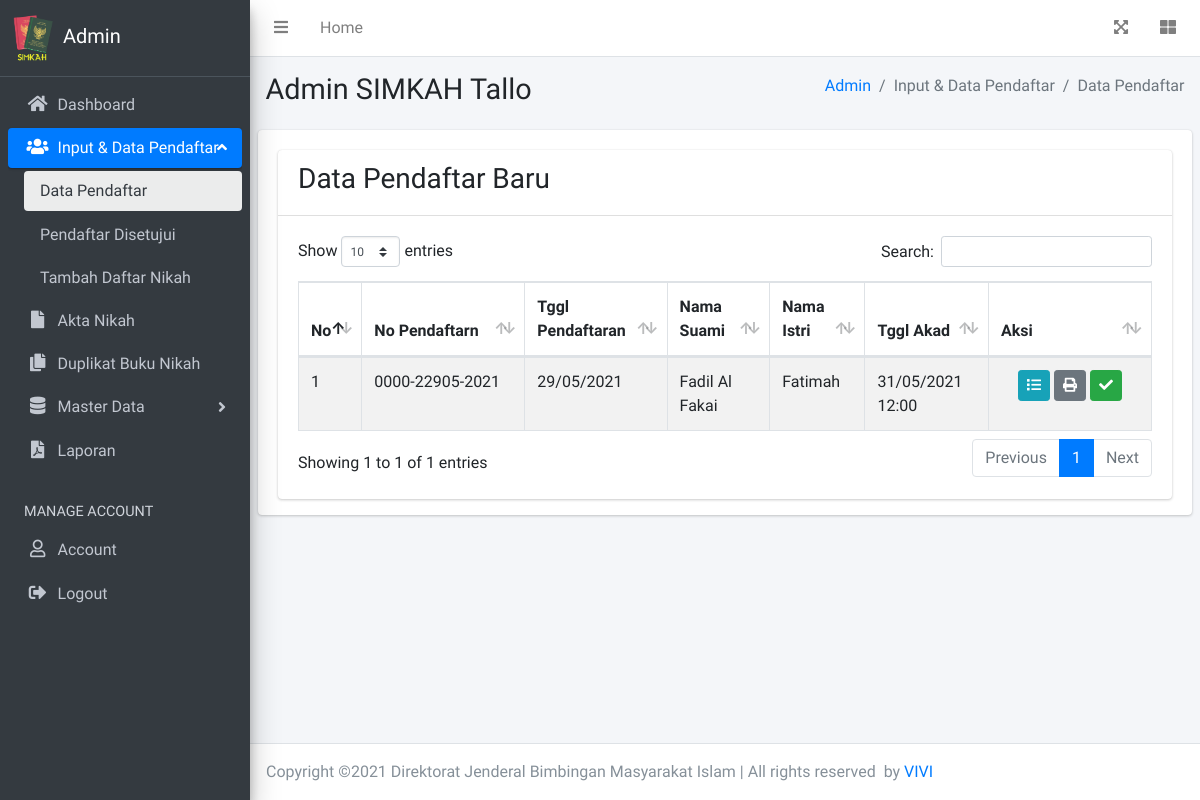
The app's page /admin/data-pendaftar.php (signed in) with its own data.
### tables this page shows
CREATE TABLE `tb_pendaftar` (
  `id` int(11) NOT NULL,
  `no_pendaftarn` varchar(255) NOT NULL,
  `desa_id` int(11) NOT NULL,
  `tempat_nikah` varchar(255) NOT NULL,
  `tggl_akad` date NOT NULL,
  `waktu_akad` varchar(255) NOT NULL,
  `lokasi_nikah` varchar(255) NOT NULL,
  `email_pendaftar` varchar(255) DEFAULT NULL,
  `penghulu_id` int(11) DEFAULT NULL,
  `status` varchar(255) NOT NULL,
  `tanggal_daftar` datetime NOT NULL
);

CREATE TABLE `tb_data_suami` (
  `id` int(11) NOT NULL,
  `pendaftar_id` int(11) NOT NULL,
  `warga_negara` varchar(255) NOT NULL,
  `nik` varchar(255) NOT NULL,
  `nama` varchar(255) NOT NULL,
  `tempat_lahir` varchar(255) NOT NULL,
  `tggl_lahir` datetime NOT NULL,
  `umur` varchar(11) NOT NULL,
  `alamat` varchar(255) NOT NULL,
  `status` varchar(255) NOT NULL,
  `agama` varchar(255) NOT NULL,
  `pekerjaan` varchar(255) NOT NULL,
  `pas_foto` varchar(255) NOT NULL
);

CREATE TABLE `tb_data_istri` (
  `id` int(11) NOT NULL,
  `pendaftar_id` int(11) NOT NULL,
  `warga_negara` varchar(255) NOT NULL,
  `nik` varchar(255) NOT NULL,
  `nama` varchar(255) NOT NULL,
  `tempat_lahir` varchar(255) NOT NULL,
  `tggl_lahir` datetime NOT NULL,
  `umur` varchar(11) NOT NULL,
  `alamat` varchar(255) NOT NULL,
  `status` varchar(255) NOT NULL,
  `agama` varchar(255) NOT NULL,
  `pekerjaan` varchar(255) NOT NULL,
  `pas_foto` varchar(255) NOT NULL
);

### admin/data-pendaftar.php (the view, shortened to what this page needs)
<?php
require('template/header.php');
$pendaftar = mysqli_query($conn, "SELECT * FROM tb_pendaftar WHERE status='new'");
?>
<div class="content-wrapper">
	<div class="content-header">
		<div class="container-fluid">
			<div class="row mb-2">
				<div class="col-sm-6">
					<h1 class="m-0">Admin SIMKAH Tallo</h1>
				</div>
				<div class="col-sm-6">
					<ol class="breadcrumb float-sm-right">
						<li class="breadcrumb-item"><a href="index.php">Admin</a></li>
						<li class="breadcrumb-item active">Input & Data Pendaftar</li>
						<li class="breadcrumb-item active">Data Pendaftar</li>
					</ol>
				</div>
			</div>
		</div>
	</div>
	<section class="content">
		<div class="card card-solid">
			<div class="card-body pb-0">
				<div class="row m-b-30">
					<div class="col-12">
						<div class="card">
							<div class="card-header">
								<h3>Data Pendaftar Baru</h3>
							</div>
							<div class="card-body">
								<table id="dataTable" class="table table-bordered table-striped">
									<thead>
										<tr>
											<th width="1">No</th>
											<th width="120">No Pendaftarn</th>
											<th>Tggl Pendaftaran</th>
											<th>Nama Suami</th>
											<th>Nama Istri</th>
											<th>Tggl Akad</th>
											<th width="120">Aksi</th>
										</tr>
									</thead>
									<tbody>
										<?php $no=1; foreach ($pendaftar as $dta) {
											$pendaftar_id = $dta['id'];
											$data_sm = mysqli_query($conn, "SELECT * FROM tb_data_suami WHERE pendaftar_id='$pendaftar_id'");
											$data_is = mysqli_query($conn, "SELECT * FROM tb_data_istri WHERE pendaftar_id='$pendaftar_id'");
											$dsm = mysqli_fetch_assoc($data_sm);
											$dis = mysqli_fetch_assoc($data_is);
											?>
											<tr>
												<td><?= $no ?></td>
												<td><?= $dta['no_pendaftarn'] ?></td>
												<td><?= date('d/m/Y', strtotime($dta['tanggal_daftar'])) ?></td>
												<td><?= $dsm['nama'] ?></td>
												<td><?= $dis['nama'] ?></td>
												<td><?= date('d/m/Y', strtotime($dta['tggl_akad'])).' '.$dta['waktu_akad'] ?></td>
												<td class="text-center">
													<a href="#" class="btn btn-sm btn-info" data-toggle="modal" data-target="#modal-detail<?= $dta['id'] ?>" data-toggle1="tooltip" data-original-title="Detail Pendaftar"><i class="fa fa-list"></i></a>
													<a href="#" class="btn btn-sm btn-secondary print-surat" data-id="<?= $dta['id'] ?>" data-toggle1="tooltip" data-original-title="Cetak Surat"><i class="fa fa-print"></i></a>
													<a href="#" class="btn btn-sm btn-success" data-toggle="modal" data-target="#modal-acc<?= $dta['id'] ?>" data-toggle1="tooltip" data-original-title="Proses Pendaftaran"><i class="fa fa-check"></i></a>
												</td>
											</tr>
											<?php $no=$no+1;
										} ?>
									</tbody>
								</table>
							</div>
						</div>
					</div>
				</div>
			</div>
		</div>
	</section>
</div>
<?php
require('template/footer.php');
?>

### records on screen
tb_pendaftar: no_pendaftarn "0000-22905-2021", tanggal_daftar "29/05/2021", tb_data_suami.nama "Fadil Al Fakai", tb_data_istri.nama "Fatimah", tggl_akad "31/05/2021", waktu_akad "12:00"
